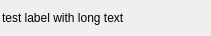
<?xml version="1.0" encoding="UTF-8"?>
<ui version="4.0">
 <class>TagBubble</class>
 <widget class="QWidget" name="TagBubble">
  <property name="geometry">
   <rect>
    <x>0</x>
    <y>0</y>
    <width>211</width>
    <height>36</height>
   </rect>
  </property>
  <property name="windowTitle">
   <string>Form</string>
  </property>
  <property name="autoFillBackground">
   <bool>false</bool>
  </property>
  <layout class="QHBoxLayout" name="horizontalLayout">
   <property name="spacing">
    <number>2</number>
   </property>
   <property name="leftMargin">
    <number>2</number>
   </property>
   <property name="topMargin">
    <number>2</number>
   </property>
   <property name="rightMargin">
    <number>2</number>
   </property>
   <property name="bottomMargin">
    <number>2</number>
   </property>
   <item>
    <widget class="QLabel" name="label">
     <property name="autoFillBackground">
      <bool>false</bool>
     </property>
     <property name="text">
      <string>test label with long text</string>
     </property>
    </widget>
   </item>
  </layout>
 </widget>
 <resources/>
 <connections/>
</ui>
